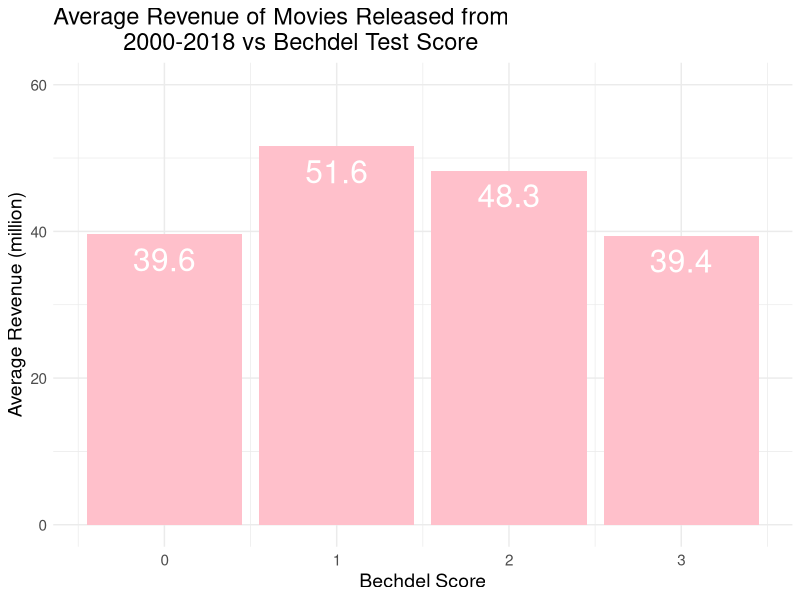
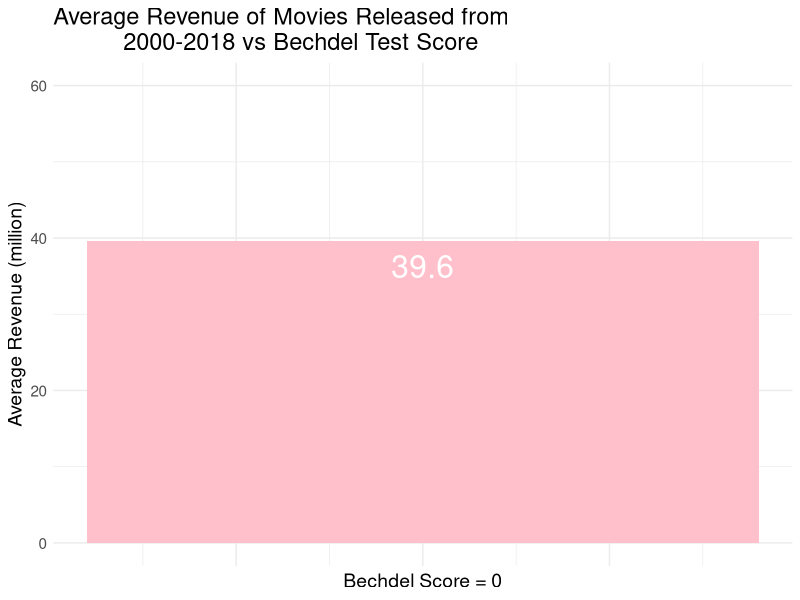
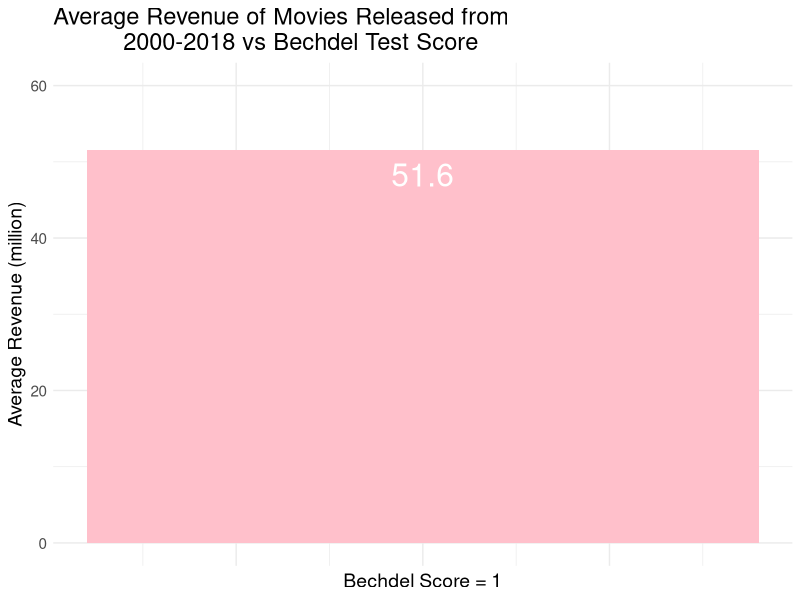
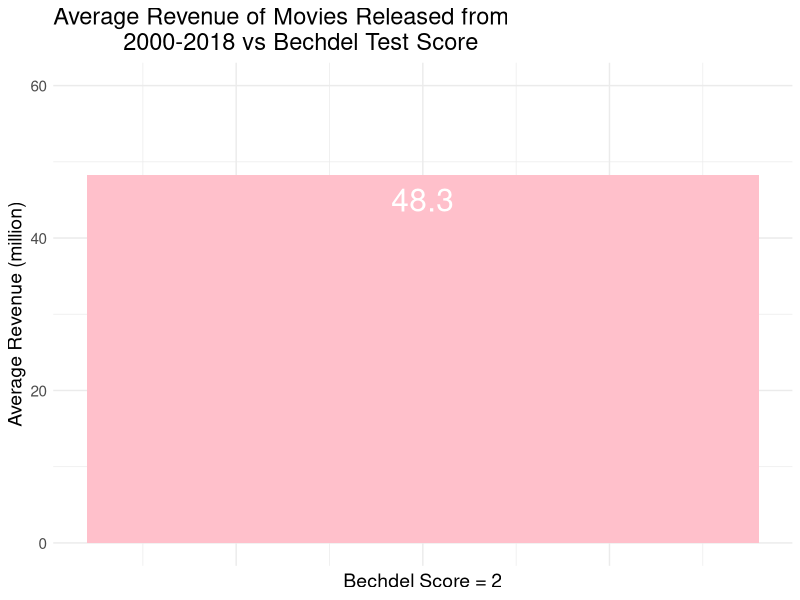
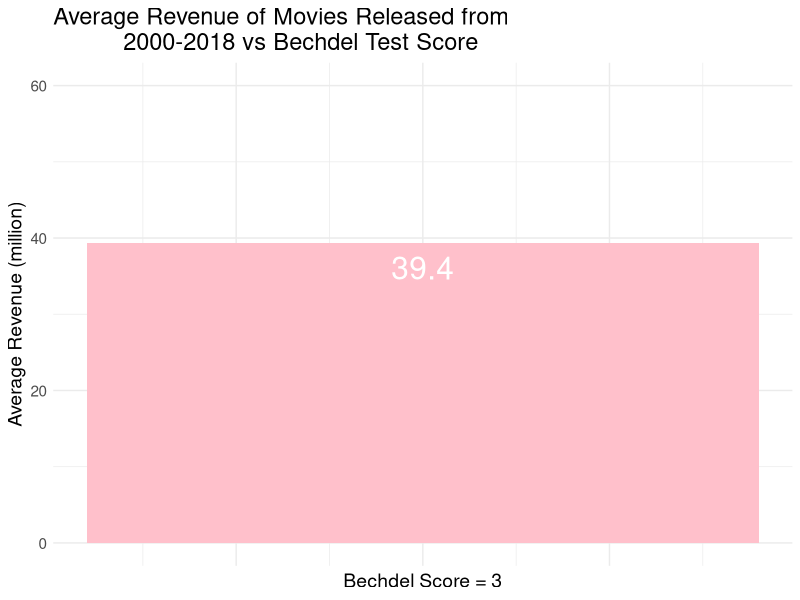

Recreate these plots in R, in order.
library(ggplot2)
library(dplyr)

# goal: create plot that compares bechdel test score to revenue the of
# movies from 2000-2018

# load datsets
rev <- read.csv("./data/Bechdel-master_revenue.csv",
                stringsAsFactors = FALSE)
bechdel <- read.csv("./data/bechdel_test_df.csv",
                    stringsAsFactors = FALSE)

# get rid of uneccessary columns
rev_select <- rev %>%
  select(Movie, Revenue, Year)
  
bechdel_select <- bechdel %>%
  select(title, rating)

# join tibbles
joined_data <- left_join(rev_select, bechdel_select, by = c("Movie" = "title"))

# filter out movies with no bechdel score (na values), movies where revenue
# is equal to 0, and filter out movies released before 2000 to account
# for inflation
filtered_data <- joined_data %>%
  filter(!is.na(rating)) %>%
  filter(Revenue > 0) %>%
  filter(Year > 1999)

# find average revenue of movies with each score (0-3) and scale down
# revenue to make it easier to understand on the chart
summary_values <- filtered_data %>%
  group_by(rating) %>%
  summarise(avg_rev = mean(Revenue)) %>%
  mutate(rev_to_scale = avg_rev / 1000000,
         rev_to_scale = round(rev_to_scale, 1))

# make plot
plot_3 <- ggplot(data = summary_values, aes(x = rating, y = rev_to_scale)) +
  geom_bar(stat = "identity", fill = "pink") +
  geom_text(aes(label = rev_to_scale), vjust = 1.6, color = "white",
            size = 8) +
  theme_minimal() +
  ggtitle("Average Revenue of Movies Released from
          2000-2018 vs Bechdel Test Score") +
  xlab("Bechdel Score") + ylab("Average Revenue (million)") +
  ylim(0, 60) +
  theme(axis.text = element_text(size = 11)) +
  theme(axis.title = element_text(size = 14)) +
  theme(plot.title = element_text(size = 17))

# new datasets for shiny charts
sum0 <- summary_values %>%
  filter(rating == 0)

sum1 <- summary_values %>%
  filter(rating == 1)

sum2 <- summary_values %>%
  filter(rating == 2)

sum3 <- summary_values %>%
  filter(rating == 3)

# plots for shiny

shiny_plot_0 <- ggplot(data = sum0, aes(x = rating, y = rev_to_scale)) +
  geom_bar(stat = "identity", fill = "pink") +
  geom_text(aes(label = rev_to_scale), vjust = 1.6, color = "white",
            size = 8) +
  theme_minimal() +
  ggtitle("Average Revenue of Movies Released from
          2000-2018 vs Bechdel Test Score") +
  xlab("Bechdel Score = 0") + ylab("Average Revenue (million)") +
  ylim(0, 60) +
  theme(axis.text = element_text(size = 11),
        axis.title = element_text(size = 14), 
        axis.text.x = element_blank(),
        plot.title = element_text(size = 17))

shiny_plot_1 <- ggplot(data = sum1, aes(x = rating, y = rev_to_scale)) +
  geom_bar(stat = "identity", fill = "pink") +
  geom_text(aes(label = rev_to_scale), vjust = 1.6, color = "white",
            size = 8) +
  theme_minimal() +
  ggtitle("Average Revenue of Movies Released from
          2000-2018 vs Bechdel Test Score") +
  xlab("Bechdel Score = 1") + ylab("Average Revenue (million)") +
  ylim(0, 60) +
  theme(axis.text = element_text(size = 11),
        axis.title = element_text(size = 14), 
        axis.text.x = element_blank(),
        plot.title = element_text(size = 17))

shiny_plot_2 <- ggplot(data = sum2, aes(x = rating, y = rev_to_scale)) +
  geom_bar(stat = "identity", fill = "pink") +
  geom_text(aes(label = rev_to_scale), vjust = 1.6, color = "white",
            size = 8) +
  theme_minimal() +
  ggtitle("Average Revenue of Movies Released from
          2000-2018 vs Bechdel Test Score") +
  xlab("Bechdel Score = 2") + ylab("Average Revenue (million)") +
  ylim(0, 60) +
  theme(axis.text = element_text(size = 11),
        axis.title = element_text(size = 14), 
        axis.text.x = element_blank(),
        plot.title = element_text(size = 17))

shiny_plot_3 <- ggplot(data = sum3, aes(x = rating, y = rev_to_scale)) +
  geom_bar(stat = "identity", fill = "pink") +
  geom_text(aes(label = rev_to_scale), vjust = 1.6, color = "white",
            size = 8) +
  theme_minimal() +
  ggtitle("Average Revenue of Movies Released from
          2000-2018 vs Bechdel Test Score") +
  xlab("Bechdel Score = 3") + ylab("Average Revenue (million)") +
  ylim(0, 60) +
  theme(axis.text = element_text(size = 11),
        axis.title = element_text(size = 14), 
        axis.text.x = element_blank(),
        plot.title = element_text(size = 17))

  